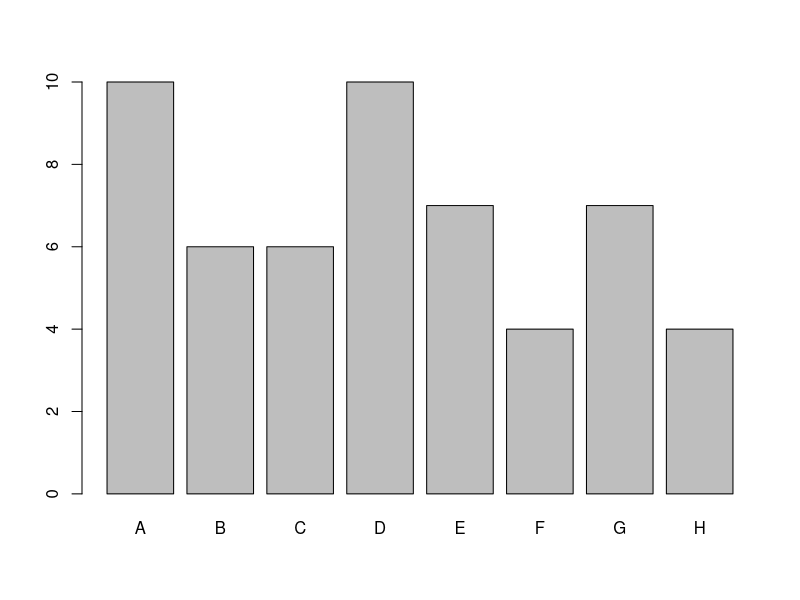
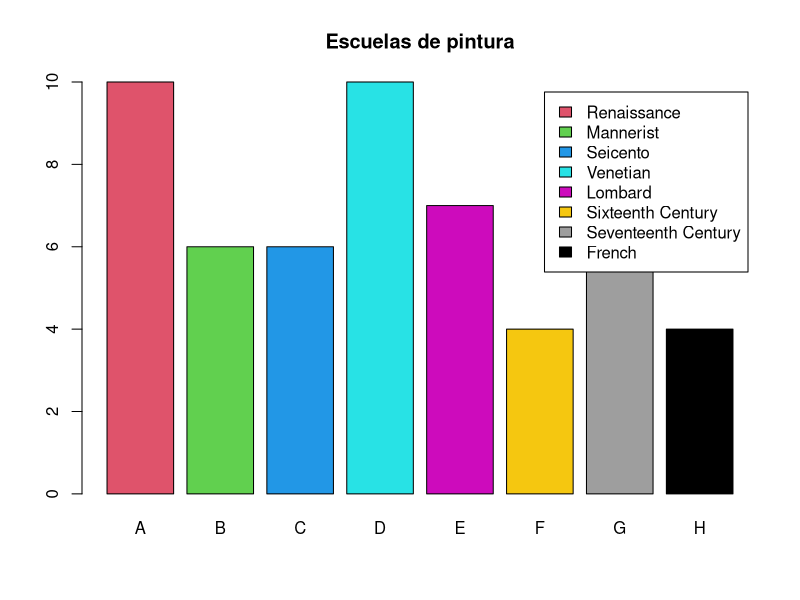
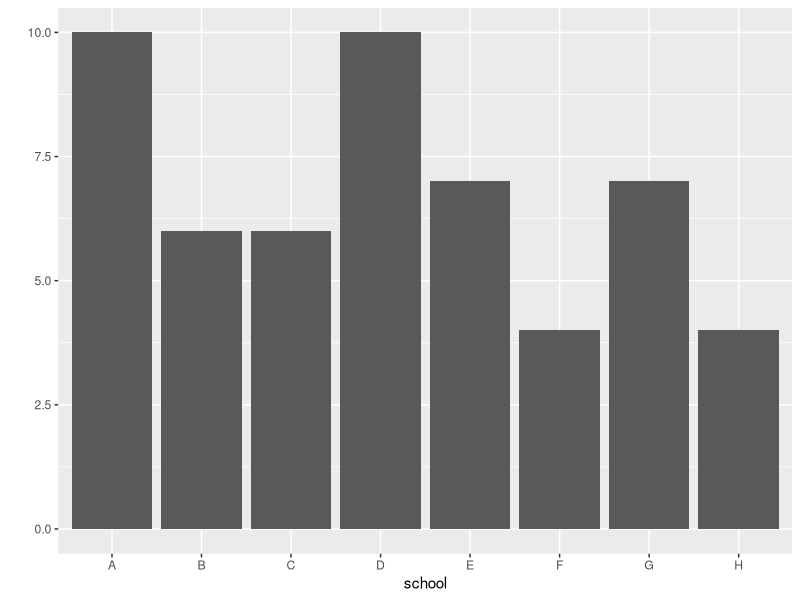

Write R code to recreate these figures, in order.
## ---- chunk 1
library(MASS)
school = painters$School
school.freq = table(school)

## ---- chunk 2
barplot(school.freq)

## ---- chunk 3

##Creamos un vector con colores para cada rectángulo
colors <- c(2, 3, 4, 5, 6, 7, 8, 9)
##Creamos un vector con los nombres de las escuelas
names <- c("Renaissance", "Mannerist", "Seicento", "Venetian", 
           "Lombard", "Sixteenth Century", "Seventeenth Century", 
           "French")

barplot(school.freq, col = colors, 
        legend.text = names, 
        main = "Escuelas de pintura")


## ---- chunk 4
require(ggplot2)
qplot(school, data = painters, geom = "bar")

